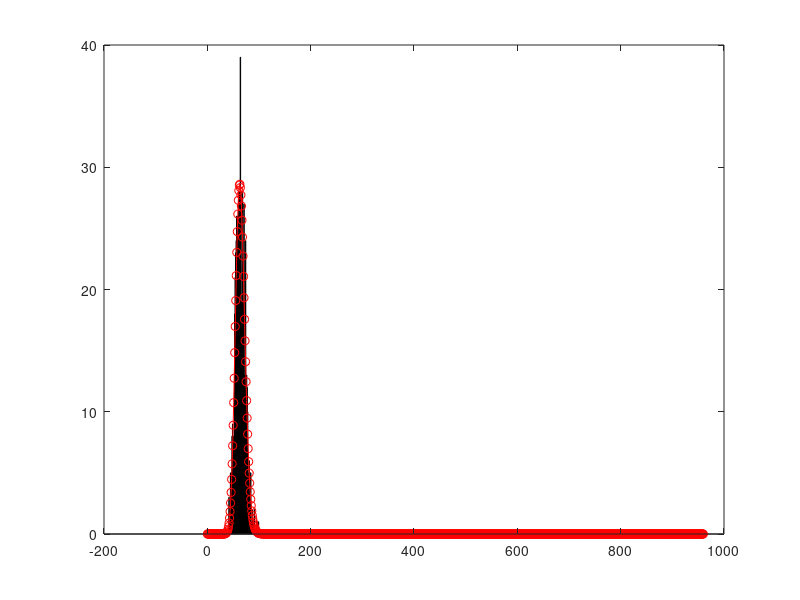
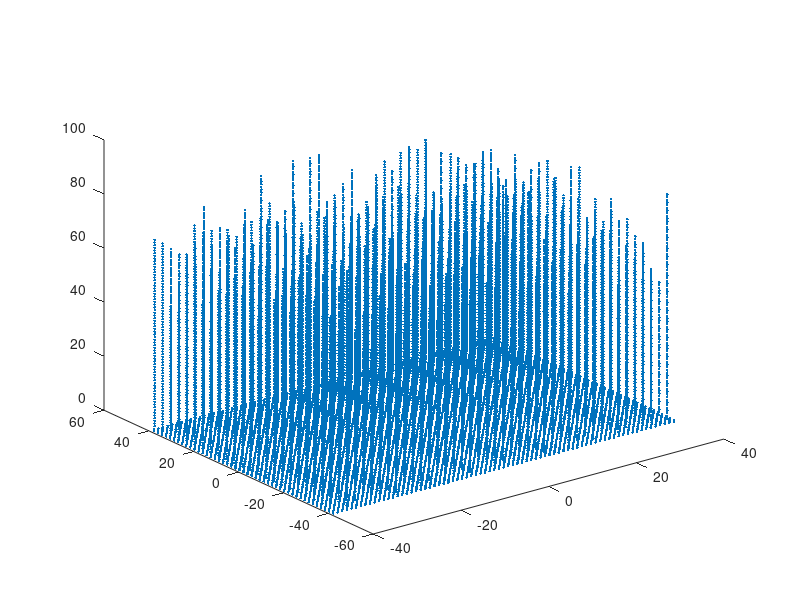

Write the MATLAB code that produced these figures, in order.

%
% make a read file for LAMMPS

clear; % clear all variables, RAM etc
clf; % clear (current) figure
tic
%numbers

Nmon1=2 %36;
Nmon2=64-Nmon1 %35;
Nmon3=0;


q=1;

Lz=290;

Nbrush = 1; %% TWO BRUSHES OR 1 ???

solventtype=0; %% no solvent (0), monomeric (1) or dimeric solvent (2)

if ((solventtype ~=1) && (solventtype ~= 0) && (solventtype ~= 2)) 
    solventtype
    fprintf('Choose value 0 (none), 1 (monomeric) or 2 (dimeric) for solventtype!\n'); 
    return;
end   

%%% gut: "factor" ist quadrat einer natuerlichen zahl oder
%%% eines bruchs natürlicher zahlen
factor=1; %4   %16/9; %25/9; %4; %% increase initial density by this factor

%Nmontot=Nmon1+Nmon2*2+Nmon3*4;
Nmontot=Nmon1+Nmon2*q%+Nmon3*4
%return

%return
%sigma=0.075 %0.0;5 %grafting density
sigma_final=0.100 %0.025 %2
sigma=sigma_final/factor

if ((Nbrush ~=1) && (Nbrush ~= 2)) 
    Nbrush
    fprintf('Choose value 1 or 2 for Nbrush!\n'); 
    return;
end   

if (Nmon1==0)
    fprintf('At least one monomer of stem polymer needed! (Nmon1 ~= 0 necessary)\n'); 
    return;
end    

if (((Nmon1 == 0) && (Nmon2 ~= 0)) | ((Nmon1 == 0) && (Nmon3 ~= 0)) | ((Nmon2 == 0) && (Nmon3 ~= 0)))
    fprintf('Lower generations of branching should exist before generating higher generations!\n'); 
    return;
end

rho=0.85;
Lz_final=12.0; %100.00  %12.0%17.5;

Lz_final1= 12.0
Lz_final2= 14.25
Lz_final3= 17.5

%Lx_final=63;
%Ly_final=43.6476;

%Lx_init=70;
%Ly_init=50;


%% number of rows with atoms in respective dimension
%xrows=50; %120
%yrows=10; %24

%xrows=180;
%yrows=40;
%xrows=152*3/4;
%yrows=32*3/4;

%xrows=102;
%yrows=36;

%xrows=118;
%yrows=27;

%xrows=152*3/4-10;
%yrows=32*3/4+5;
xrows=(152*3/4-14)*1.5
yrows=(32*3/4+6)*1.5

%return
 %xrows=30;
 %yrows=10;
nnn=xrows*yrows; %% number of lattice atoms

%% array to save coordinates of l21;attice 
b = struct('x',zeros(nnn,1),'y',zeros(nnn,1),'z',zeros(nnn,1));

%% increment of lattice 
dx=0.52500000;
dy=0.9093250000;
%dy=0.9093;

%% starting from zero
xstart=0;
ystart=0;
zstart=0;

%% calculating coordinates for lattice atoms
index=1;
for i=1:xrows
    for j=1:yrows
        b.x(index)=xstart+(i-1)*dx;
        b.y(index)=ystart+(j-1)*2*dy+mod(i+1,2)*dy;
        b.z(index)=zstart;
        index=index+1;
    end
end

%% make it symmetrical around zero in x and y
b.x(:)=b.x(:)-xrows*dx/2;
b.y(:)=b.y(:)-yrows*dy;

%% determine lattice size in x and y
xmin=min(b.x);
xmax=max(b.x);

ymin=min(b.y);
ymax=max(b.y);

%% calculate box size (adding increment so, that it can be used in period boundary conditions)
% xbox=xmax-xmin+dx
% ybox=ymax-ymin+dy
% nnn

Lx=xmax-xmin+dx
Ly=ymax-ymin+dy
Nc = floor(sigma*Lx*Ly*factor)+1

 Nc = Nc -1 + 0
%Nc = floor(sigma*Lx_final*Ly_final*factor)+1
%Nc=2
graftingpoints = zeros(2*Nc,2);
graftingcoords = zeros(2*Nc,2);



%% if we have Nc (number of chains in total)
%% we can sample from the Schulz-Zimm (SZ) distribution
%% to get a polydisperse distribution of chains

%% first, define the parameters of the SZ-d.

K = 50
polyd = 1 + 1/K;
Nn = Nmon2+Nmon1 % e.g. 128


%% plot the function
%my_x = [0:0.1:300]
my_x = [0:1:15*Nn];

%% Schulz-Zimm  - there is a problem with the gamma function here
SZ =   K.^K  * my_x.^(K-1) / (gamma(K) * Nn.^(K))  .* exp(-1.0 * K * my_x / Nn);
%SZ_0 = K.^K  * my_x.^(K-1) / (Nn.^(K))  .* exp(-1.0 * K * my_x / Nn)
%SZ_0 = K.^K  * my_x.^(K-1) / (gamma(K) * Nn.^(K))
%SZ_1 = exp(-1.0 * K * my_x / Nn)

%my_gammaln = gammaln(K)



sum(SZ);

%SZ_c = round(SZ*Nc*0) % discretized SZ distribution with integral = Nc

%Nc = 60000

lll = 0
while (lll <  10000)

%SZ_c = round(SZ*Nc*0.15); % discretized SZ distribution with integral = Nc 
SZ_c = zeros(1,length(my_x));




%% lets get this by pulling random numbers according to the SZ distr. above
%SZ_c_rd = zeros(1,2*Nn);

%length(my_x)
%length(SZ_c_rd)
SZ_c_sum = sum(SZ_c);
SZ_c_diff = Nc - sum(SZ_c);
%return

if Nc - sum(SZ_c) > 0
   SZ_c(Nn) = SZ_c(Nn) + 1 ; 
end


if Nc - sum(SZ_c) > 0
    for iii = 1:Nc-sum(SZ_c)
        jjj = 0;
        while (jjj < 100000)
            new_N = floor((length(my_x)) * rand);
            ctrl_rn = rand;
            if (ctrl_rn < SZ(new_N+1))
                SZ_c(new_N+1) = SZ_c(new_N+1) + 1;
                break
            else
                jjj = jjj + 1;
            end
        end
    end    
end

SZ_c_sum = sum(SZ_c);




%plot(my_x, SZ)
%hold on
%bar(my_x, SZ_c)



% compare 1st, 2nd and 3rd moment of discreze SZ_c and real Schulz-Zimm

% 1st moment "real" SZ 
SZ_1 = Nn;
SZ_1_alt = sum(my_x .* (SZ*Nc)/sum(Nc*SZ)); 

% 1st moment discrete SZ here
SZ_c_1 = sum(my_x .* SZ_c/sum(SZ_c));

dev_1 = (SZ_1 - SZ_c_1)/SZ_1 * 100.;
dev_1_alt = (SZ_1_alt - SZ_c_1)/SZ_1_alt * 100.;
%return

% 2nd moment "real" SZ
SZ_2 = Nn*Nn * (K+1)/K;
SZ_2_alt = sum((my_x.^2) .* (SZ*Nc)/sum(Nc*SZ)); 

% 2nd moment discrete SZ
SZ_c_2 = sum((my_x.^2) .* SZ_c/sum(SZ_c));

dev_2 = (SZ_2 - SZ_c_2) / SZ_2 * 100.;
dev_2_alt = (SZ_2_alt - SZ_c_2)/SZ_2_alt * 100.;

% 3rd moment "real" SZ
SZ_3 = Nn*Nn*Nn *((K+1) * (K+2))/(K*K);
SZ_3_alt = sum((my_x.^3) .* (SZ*Nc)/sum(Nc*SZ)); 

% 3rd moment "discrete" SZ
SZ_c_3 = sum( (my_x.^3) .* SZ_c/sum(SZ_c) );

dev_3 = (SZ_3 - SZ_c_3) / SZ_3 * 100.;
dev_3_alt = (SZ_3_alt - SZ_c_3)/SZ_3_alt * 100.;

% 4th moment "real" SZ
SZ_4 = Nn*Nn*Nn*Nn * ((K+1)*(K+2)*(K+3))/(K*K*K);
SZ_4_alt = sum((my_x.^4) .* (SZ*Nc)/sum(Nc*SZ)); 

% 4th moment discrete SZ
SZ_c_4 = sum( (my_x.^4) .* SZ_c/sum(SZ_c) );

dev_4 = (SZ_4 - SZ_c_4) / SZ_4 * 100.;
dev_4_alt = (SZ_4_alt - SZ_c_4)/SZ_4_alt * 100.;


%if (abs(dev_1) <= 1.0) & (abs(dev_2) <= 1.0) & (abs(dev_3) <= 1.0) & (abs(dev_4) <= 1.0);
%if (abs(dev_1) <= 1.0) & (abs(dev_2) <= 1.0) & (abs(dev_3) <= 1.0) & (sum(SZ_c) == Nc);
%if (abs(dev_1_alt) <= 1.0) & (abs(dev_2_alt) <= 1.0) & (abs(dev_3_alt) <= 1.0) & (abs(dev_4_alt) <= 1.0) & (sum(SZ_c) == Nc) ;
if (abs(dev_1_alt) <= 1.0) & (abs(dev_2_alt) <= 1.0) & (abs(dev_3_alt) <= 1.0) & (abs(dev_4_alt) <= 1.0) & (sum(SZ_c) == Nc) &  (abs(dev_1) <= 1.0) & (abs(dev_2) <= 1.0) & (abs(dev_3) <= 1.0) & (abs(dev_4) <= 1.0);
%if (abs(dev_1_alt) <= 1.0) & (abs(dev_2_alt) <= 1.0) & (abs(dev_3_alt) <= 1.0) & (sum(SZ_c) == Nc) ;
    break
else
    lll=lll+1;
end

end

sum(SZ*Nc)
sum(SZ_c)

% weight averaged chain length
Nw = Nn * (K+1)/K
Nw_c = sum( (my_x.^2) .* SZ_c/sum(SZ_c)) / sum( my_x .* SZ_c/sum(SZ_c))

Nw_over_Nn = Nw / Nn
Nw_c_over_Nn_c = Nw_c / SZ_c_1

figure(1);
clf;
bar(my_x, SZ_c)
hold on
plot(my_x, SZ*Nc, 'r-o')


%% print the distribution out as well into a file

distr_fn= strcat('Schulz_Zimm_Nc',num2str(Nc),'_Navg', num2str(Nmon1+Nmon2), '_sig', num2str(sigma), '_K', num2str(K), '.txt')

fid3 = fopen(distr_fn,'wt');
%fprintf(fid2,'LAMMPS Description of a Polymer Brush with branched Chains\n');
%fprintf(fid2,'branched brush: rho %1.1f final wall distance %3.2f compress for %7.1f steps at t_lj=%2.3f and velocity per wall=%2.3f\n',rho,Lz_final,compress_steps,tlj,vel_per_wall);
fprintf(fid3,'#Polydisperse brush: N_chains = %i, N_avg = %i, sigma = %3.5f K = %3.5f, 1 + 1/K = %3.5f\n',Nc,Nn, sigma,K,polyd);
fprintf(fid3,'#N SZ_sampled SZ_ideal SZ_ideal*Nchains\n');
for blabb = 1:length(my_x)
    fprintf(fid3,'%i %i %3.5f %3.5f\n',my_x(blabb), SZ_c(blabb), SZ(blabb), SZ(blabb)*Nc);
end
fclose(fid3);
%fclose('all');
clear fid3;


%return

%SZ_c_diff = sum(SZ_c) - Nc % some difference is there, either too many or to few




%return


gen=0
if (Nmon2==0)
    gen=1;
elseif ((Nmon2 ~= 0) && (Nmon3 == 0))
    gen=2;
elseif (Nmon3 ~= 0)
    gen=3;
end;

filename = strcat('Poly_Ab_', num2str(Nmon1+Nmon2), '_', num2str(sigma), '_K', num2str(K))
count1=0;
count2=0;
Nangles = 0;
Ndih = 0;
Nimp = 0;





%%%% THIS CALCULATES THE AMOUNT OF SOLVENT PARTICLES FOR A DENSITY OF 0.8

if (solventtype == 2)
    N_solv=floor((rho*Lx*Ly*(Lz_final+2*2^(1/6))-Nmontot*Nc*Nbrush)/2)+1;
elseif (solventtype == 1)   
    N_solv=floor((rho*Lx*Ly*(Lz_final+2*2^(1/6))-Nmontot*Nc*Nbrush)/2)+1;
    %N_solv=2*N_solv;
elseif (solventtype == 0)       
    N_solv=0
end
    
if (Nbrush==1)
    N_solv=0
end


if (Nbrush==1)
    Tatoms = 8;
elseif (Nbrush==2)
    Tatoms = 17;
    if (N_solv == 0)
        Tatoms = Tatoms-1 ;
    end;
    %if (gen == 1)
    %    Tatoms = Tatoms-2 ;
end;

Tbonds = 1;
Tangles = 0;
Tdih = 0;
Timp = 0;


Lx=Lx*sqrt(factor);
Ly=Ly*sqrt(factor);


%Nmontot = sum(my_x .* SZ_c)

%return

%% from chain length distribution generate array of chain lengths and
%% then randomize them
Nmonchain_all = []

for my_idx = [1:1:length(my_x)]
    if SZ_c(my_idx) > 0
       for hhh = [1:1:SZ_c(my_idx)]
           Nmonchain_all = [Nmonchain_all, my_x(my_idx)];
       end
    end
end

%plot([1:length(Nmonchain_all)], Nmonchain_all, 'r-o')

% shuffle randomly
Nmonchain_all = Nmonchain_all(randperm(length(Nmonchain_all)));
%Nmonchain_all = Nmonchain_all(randperm(length(Nmonchain_all)));
%Nmonchain_all = Nmonchain_all(randperm(length(Nmonchain_all)));
%Nmonchain_all(randperm(length(Nmonchain_all)));
%Nmonchain_all(randperm(length(Nmonchain_all)));
%Nmonchain_all(randperm(length(Nmonchain_all)));

%% next aim:
%% swap one element with N = Nn with another chain located at the middle

%% 1st task: find an element with N = Nn
Nn_elements = find(Nmonchain_all == Nn) % indices of these elements
%Nmonchain_all(Nn_elements) % check that they all have N = Nn
my_Nn_element = Nn_elements(randperm(length(Nn_elements),1)) % pick one at random


%% 2nd task: find the middle position on the grid + the element there
%% best is to just guess a few times and then compare later
my_middle_element = floor(Nc/2) + 1%323

%% swap the two elements = x([i j]) = x([j i])
Nmonchain_all([my_Nn_element my_middle_element]) = Nmonchain_all([my_middle_element my_Nn_element])


%hold on
%plot([1:length(Nmonchain_all)], Nmonchain_all, 'b-o')

%return 

%ztot=zeros(Nbrush*Nmontot*Nc,3);%zeros(Nmon1+2*Nmon2,3);
ztot=zeros(Nbrush * sum(my_x .* SZ_c),3) 
type=zeros(90000,1);

for NB=1:Nbrush;
    
    ugrid=zeros(floor(Ly+1),floor(Lx+1));
    lgrid=zeros(floor(Ly+1),floor(Lx+1));
    size(lgrid)
    Ngrid=floor(Ly+1)*floor(Lx+1);
    sc=2^(1/6);
    mz=min(b.z)+sc;
    z=zeros(Nmontot,3);%zeros(Nmon1+2*Nmon2,3);
    kk1=0;kk2=0;
    v=z;
    nn=zeros(90000,3); %%% information on jumping over boundary conditions
    %lower brush coordinates
    
    
    Lx
    Ly
    area=Lx*Ly
    ratio=Lx/Ly
    sqrtNc=sqrt(Nc)
    xgrid=round(sqrtNc*ratio)+4 %-3 %floor(sqrtNc*ratio)
    ygrid=round(sqrtNc/ratio)-3 %+5 %floor(sqrtNc/ratio)
    Nc
    myNc = xgrid*ygrid
    xinc=Lx/xgrid;
    yinc=Ly/ygrid;
    %xgridfloor((myNc-Nc)/2)
    %return
    gridcounter=0
    Nmon1_old = Nmon1
    Nmon2_old = Nmon2
    Nsofar = 0

        for nchains=1:Nc %Nc
            ready = false;
            count=0;
            while ~ready
                count=count+1;
                if (count > 10000)
                    fprintf('Cannot fit polymers on grid. Choose a smaller Nc.\n');
                    return;
                end
                nchains;
                
                jj = (nchains-1)+1-gridcounter*xgrid;
                ii = gridcounter+1;
                if (nchains == xgrid*(gridcounter+1))
                    gridcounter = gridcounter+1;
                end    
                ready=1;
                %return

            end  
            
            
            %get the current chain length
            Nmontot = Nmonchain_all(nchains);
            %Nsofar = 0
            
            %get new Nmon1 and Nmon2
            if Nmontot == 0
                Nmon1 = 0;
                Nmon2 = 0;
                %kk1=kk1+1;
                %graftingpoints(kk1,2) = ii;
                %graftingpoints(kk1,1) = jj;
                %graftingcoords(kk1,1) = (jj-1)*xinc-Lx/2+1+xinc/4; %z(Nsofar+1,2);
                %graftingcoords(kk1,2) = (ii-1)*yinc-Ly/2+1+yinc/4+mod(jj,2)*yinc/2;%z(Nsofar+1,1);                
                "Zero"
                continue
            
            %return
            elseif Nmontot == 1
                Nmon1 = 1;
                Nmon2 = 0;
            elseif Nmontot >= 2
                Nmon1 = 2;
                Nmon2 = Nmontot-2;
            end

            
            
            kk1=kk1+1;
            %z((kk1-1)*Nmontot+1:Nmon1+(kk1-1)*Nmontot,2)=(ii-1)*yinc-Ly/2+1+yinc/4+mod(jj,2)*yinc/2; %; %y coord of polymer
            %z((kk1-1)*Nmontot+1:Nmon1+(kk1-1)*Nmontot,1)=(jj-1)*xinc-Lx/2+1+xinc/4; %+mod(ii,2)*xinc/2; %x coord of polymer
            %z((kk1-1)*Nmontot+1:Nmon1+(kk1-1)*Nmontot,3)=mz-1+[1:Nmon1];  % z coord of polymer
            z(Nsofar+1:Nmon1+Nsofar,2)=(ii-1)*yinc-Ly/2+1+yinc/4+mod(jj,2)*yinc/2; %; %y coord of polymer
            z(Nsofar+1:Nmon1+Nsofar,1)=(jj-1)*xinc-Lx/2+1+xinc/4; %+mod(ii,2)*xinc/2; %x coord of polymer
            z(Nsofar+1:Nmon1+Nsofar,3)=mz-1+[1:Nmon1];  % z coord of polymer
            
            
            graftingpoints(kk1,2) = ii;
            graftingpoints(kk1,1) = jj;
            
            if (Nmon2 > 0) % erste Ordnung Verzweigung
                
                        for yy=1:q
                            yy;
                            z(Nsofar+Nmon1+1+(yy-1)*Nmon2:Nsofar+Nmon1+yy*Nmon2,1)=(jj-1)*xinc-Lx/2+1+xinc/4; %+mod(ii,2)*xinc/2; %+ 0.9*cos((yy-1)/q*2*pi);  %jj-Lx/2+0.9*cos((yy-1)/q*2*pi);                
                            z(Nsofar+Nmon1+1+(yy-1)*Nmon2:Nsofar+Nmon1+yy*Nmon2,2)=(ii-1)*yinc-Ly/2+1+yinc/4+mod(jj,2)*yinc/2; %+0.9*sin((yy-1)/q*2*pi);  %ii-Ly/2+0.9*sin((yy-1)/q*2*pi);%+rl;
                            z(Nsofar+Nmon1+1+(yy-1)*Nmon2:Nsofar+Nmon1+yy*Nmon2,3)=mz+Nmon1-1+[1:Nmon2]; %mz+Nmon1-1.5+[1:Nmon2];

                        end
                        

            end
            
            
            
            
         
%type(1:Nmontot*Nc*NB)=1;            

%middle
type(Nsofar + 1:Nsofar +Nmontot) = 2 + mod(NB+1,2)*6;

%  end
type(Nsofar + Nmontot)  = 3 + mod(NB+1,2)*6;


% head
%type(Nmontot*Nc*(NB-1)+(kk1-1)*Nmontot+1,1)=1 + mod(NB+1,2)*6;             
type(Nsofar + 1) = 1 + mod(NB+1,2)*6;

% upper bulk   
%type(Nmontot*Nc*(NB-1)+(kk1-1)*Nmontot+Nmon1+1:Nmontot*Nc*(NB-1)+(kk1-1)*Nmontot+Nmon1+q*Nmon2,1)= 4+mod(NB+1,2)*6; 
%type(Nmontot*Nc*(NB-1)+(kk1-1)*Nmontot+Nmon1+1:Nmontot*Nc*(NB-1)+(kk1-1)*Nmontot+Nmon1+q*Nmon2,1)= 2+mod(NB+1,2)*6;

% lower bulk
%type(Nmontot*Nc*(NB-1)+(kk1-1)*Nmontot+2:Nmontot*Nc*(NB-1)+(kk1-1)*Nmontot+Nmon1,1)=2 + mod(NB+1,2)*6;
%type(Nmontot*Nc*(NB-1)+(kk1-1)*Nmontot+2:Nmontot*Nc*(NB-1)+(kk1-1)*Nmontot+Nmon1,1)=2 + mod(NB+1,2)*6;

% middle monomer
%type(Nmontot*Nc*(NB-1)+(kk1-1)*Nmontot+Nmon1,1)=2 + mod(NB+1,2)*6; 




% end
%type(Nmontot*Nc*(NB-1)+kk1*Nmontot,1)=5 + mod(NB+1,2)*6;            
%type(Nmontot*Nc*(NB-1)+(kk1-1)*Nmontot+Nmon1+Nmon2:Nmon2:Nmontot*Nc*(NB-1)+(kk1-1)*Nmontot+Nmon1+Nmon2*q,1)=3 + mod(NB+1,2)*6; 

        
            %z((kk1-1)*Nmontot+1:kk1*Nmontot,1)=z((kk1-1)*Nmontot+1:kk1*Nmontot,1)-1;
            %z((kk1-1)*Nmontot+1:kk1*Nmontot,2)=z((kk1-1)*Nmontot+1:kk1*Nmontot,2)-1;
           % z((kk1-1)*Nmontot+1:kk1*Nmontot,1)=z((kk1-1)*Nmontot+1:kk1*Nmontot,1)-1;
           % z((kk1-1)*Nmontot+1:kk1*Nmontot,2)=z((kk1-1)*Nmontot+1:kk1*Nmontot,2)-1;
            z(Nsofar+1:Nsofar+Nmontot,1)=z(Nsofar+1:Nsofar+Nmontot,1)-1;
            z(Nsofar+1:Nsofar+Nmontot,2)=z(Nsofar+1:Nsofar+Nmontot,2)-1;
            
            graftingcoords(kk1,1) = z(Nsofar+1,2);
            graftingcoords(kk1,2) = z(Nsofar+1,1);

               %type((kk1)*Nmontot-1,1)=4; 
               
            Nsofar = Nsofar + Nmontot;
        end
        %return
        
        % second brush on top
        %ztot(Nmontot*Nc*(NB-1)+1:NB*Nmontot*Nc,1:2)=z(1:Nmontot*Nc,1:2);
        %ztot(Nmontot*Nc*(NB-1)+1:NB*Nmontot*Nc,3)=z(1:Nmontot*Nc,3)*(-1)^(mod(NB+1,2))+ mod(Nbrush+1,2)*Lz/2*(-1)^(mod(NB,2));
        ztot(Nsofar*(NB-1)+1:Nsofar*NB, 1:2) = z(1:Nsofar,1:2);
        ztot(Nsofar*(NB-1)+1:Nsofar*NB, 3) = z(1:Nsofar,3)*(-1)^(mod(NB+1,2))+ mod(Nbrush+1,2)*Lz/2*(-1)^(mod(NB,2));
end


%return
%%% GENERATE SOLVENT MOLECULES



y=zeros(2,3);
xjump=0;
yjump=0;
zjump=0;
nlayers=0;
for i=1:N_solv
        y((i-1)*2+1:i*2,1) = -Lx/2 + [1:2] + xjump +0.2;
        y((i-1)*2+1:i*2,2) = -Ly/2 + yjump+0.2;
        y((i-1)*2+1:i*2,3) = zjump;
        xjump=xjump+3;
        if (xjump > Lx-1)
            yjump=yjump+2;
            xjump=0;
        end
        if (yjump > Ly-1)
            yjump=0;
            nlayers=nlayers+1;
            zjump=zjump + 3*nlayers*(-1)^(nlayers+1);
        end
%         if (zjump == 6)
%             yjump=0
%             zjump=zjump-9;
%         end        
end;


Lx=Lx/sqrt(factor);  %%% back to original size
Ly=Ly/sqrt(factor);  %%% back to original size


typeA= Nbrush * sum(my_x .* SZ_c); %Nbrush*Nc*(Nmontot);
typeS = 2*N_solv;

type(typeA+1:typeA+typeS)=17;  % type of solvent

%typeA=(kk1+kk2)*(Nmontot);    % # of monomers in the brush (includes grafted heads)
typeA1=Nbrush*(Nmontot-1)*Nc;
typeB1=Nbrush;
%typeS = 2*N_solv;


%x=zeros(size(z,1)+typeS+number1/2,3);
x=zeros(size(ztot,1)+typeS+nnn*Nbrush,3);


%number3=size(z,1)+number1/2+typeS; %size(z,1)+number1+typeS;
number3=size(ztot,1)+nnn*Nbrush+typeS;

xcorrection=floor(Lx*sqrt(factor)+1)/Lx; %floor(Lx*sqrt(factor)+1)/sqrt(factor)/Lx
ycorrection=floor(Ly*sqrt(factor)+1)/Ly; %floor(Ly*sqrt(factor)+1)/sqrt(factor)/Ly

xcorrection=1.0;
ycorrection=1.0;

% z(:,1)=z(:,1)./sqrt(factor)/xcorrection; %%% rescale x and y coordinates in case of stretching system
% z(:,2)=z(:,2)./sqrt(factor)/ycorrection;
ztot(:,1)=ztot(:,1)./xcorrection; %%% rescale x and y coordinates in case of stretching system
ztot(:,2)=ztot(:,2)./ycorrection;

x(1:typeA,1:3)=ztot;

% x(1:typeA,1:3)
% size(x)
% number3-typeA
% number1/2

if (N_solv > 0)
    x(typeA+1:typeA+typeS,1:3)=y;
end

% size(z)
% size(a.x)
% size(x)

x(typeA+typeS+1:typeA+typeS+nnn,1)=b.x;
x(typeA+typeS+1:typeA+typeS+nnn,2)=b.y;
x(typeA+typeS+1:typeA+typeS+nnn,3)=b.z-Lz/2*mod(Nbrush+1,2);

if (Nbrush == 2)
    x(typeA+typeS+nnn+1:typeA+typeS+Nbrush*nnn,1)=b.x;
    x(typeA+typeS+nnn+1:typeA+typeS+Nbrush*nnn,2)=b.y;
    x(typeA+typeS+nnn+1:typeA+typeS+Nbrush*nnn,3)=b.z+Lz/2;
end


type(typeA+typeS+1:typeA+typeS+nnn) = 4;    % lower wall
if (Nbrush == 2)
    type(typeA+typeS+nnn+1:typeA+typeS+Nbrush*nnn) = 12;    % upper wall
end
%type(typeA+typeS+number1/2+1:typeA+typeS+number1) = 8;    % upper wall

vel_per_wall=0.01;
tlj=0.0025;
Lzbegin=Lz;
compress_steps = (Lzbegin-(Lz_final+2*2^(1/6)))/(vel_per_wall*tlj*2);

compress_steps1 = (Lzbegin-(Lz_final1+2*2^(1/6)))/(vel_per_wall*tlj*2);
compress_steps2 = (Lzbegin-(Lz_final2+2*2^(1/6)))/(vel_per_wall*tlj*2);
compress_steps3 = (Lzbegin-(Lz_final3+2*2^(1/6)))/(vel_per_wall*tlj*2);


lmp_filename=strcat(filename, 'huge.data');

fid2 = fopen(lmp_filename,'wt');
%fprintf(fid2,'LAMMPS Description of a Polymer Brush with branched Chains\n');
fprintf(fid2,'branched brush: rho %1.1f final wall distance %3.2f compress for %7.1f steps at t_lj=%2.3f and velocity per wall=%2.3f\n',rho,Lz_final,compress_steps,tlj,vel_per_wall);
fprintf(fid2,'\n');

Natoms = number3;
N_solv;

%% update this here, too

if (solventtype == 2)
    %Nbonds = Nbrush*Nc*(Nmontot-1)+N_solv       %% f�r 2-fach Verzweigung ist es Nmontot-1    %(kk1+kk2)*(Nmontot-1)+N_solv
    %Nbonds = Nbrush * sum((my_x -1) .* SZ_c) + Nsolv;
    Nbonds = Nbrush * sum((my_x(2:end) -1) .* SZ_c(2:end)) + Nsolv;
else
    %Nbonds = Nbrush * sum((my_x -1) .* SZ_c);     %Nbrush*Nc*(Nmontot-1)
    Nbonds = Nbrush * sum((my_x(2:end) -1) .* SZ_c(2:end));
end

fprintf(fid2,'%d atoms\n',Natoms);
fprintf(fid2,'%d bonds\n',Nbonds);
fprintf(fid2,'%d angles\n',Nangles);
fprintf(fid2,'%d dihedrals\n',Ndih);
fprintf(fid2,'%d impropers\n',Nimp);
fprintf(fid2,'\n');
       
fprintf(fid2,'%d atom types\n',Tatoms);
fprintf(fid2,'%d bond types\n',Tbonds);
fprintf(fid2,'%d angle types\n',Tangles);
fprintf(fid2,'%d dihedral types\n',Tdih);
fprintf(fid2,'%d improper types\n',Timp);
fprintf(fid2,'\n');

%Box measurements
%for periodic systems this is box size
%for non-periodic it is min/max extent of atoms
fprintf(fid2,'%6.5f %6.5f xlo xhi\n',-Lx/2, Lx/2);
fprintf(fid2,'%6.5f %6.5f ylo yhi\n',-Ly/2, Ly/2);
%fprintf(fid2,'%6.5f %6.5f zlo zhi\n',-Lz/2, Lz/2);
%fprintf(fid2,'%6.5f %6.5f zlo zhi\n',0.00-mod(Nbrush+1,2)*Lz/2-3, Lz-mod(Nbrush+1,2)*Lz/2+3);
fprintf(fid2,'%6.5f %6.5f zlo zhi\n',0.00-mod(Nbrush+1,2)*Lz/2-3, my_x(find(SZ_c,1,'last'))-mod(Nbrush+1,2)*Lz/2+3);
fprintf(fid2,'\n');
%Masses

 % 1 mass
 % ...
 % N mass                           (N = # of atom types)

 %Masses - same number as atom types
fprintf(fid2,'Masses\n');
fprintf(fid2,'\n'); 
fprintf(fid2,'%d %1.2f\n',1, 1.0);
fprintf(fid2,'%d %1.2f\n',2, 1.0);
fprintf(fid2,'%d %1.2f\n',3, 1.0);
fprintf(fid2,'%d %1.2f\n',4, 1.0);
fprintf(fid2,'%d %1.2f\n',5, 1.0);
fprintf(fid2,'%d %1.2f\n',6, 1.0);
if (Tatoms >= 7)
fprintf(fid2,'%d %1.2f\n',7, 1.0);
end;
if (Tatoms >= 8)
fprintf(fid2,'%d %1.2f\n',8, 1.0);
end;
if (Tatoms >= 9)
    fprintf(fid2,'%d %1.2f\n',9, 1.0);
end;
if (Tatoms >= 10)
    fprintf(fid2,'%d %1.2f\n',10, 1.0);
end;
if (Tatoms >= 11)
    fprintf(fid2,'%d %1.2f\n',11, 1.0);
end;
if (Tatoms >= 12)
    fprintf(fid2,'%d %1.2f\n',12, 1.0);
end;
if (Tatoms >= 13)
    fprintf(fid2,'%d %1.2f\n',13, 1.0);
end;
if (Tatoms >= 14)
    fprintf(fid2,'%d %1.2f\n',14, 1.0);
end;
if (Tatoms >= 15)
    fprintf(fid2,'%d %1.2f\n',15, 1.0);
    
end;
if (Tatoms >= 16)
    fprintf(fid2,'%d %1.2f\n',16, 1.0);
end;
if (Tatoms >= 17)
    fprintf(fid2,'%d %1.2f\n',17, 1.0);
end;
fprintf(fid2,'\n');
 

%Atoms
% n molecule-tag atom-type q x y z nx ny nz
fprintf(fid2,'Atoms\n');
fprintf(fid2,'\n'); 
%molec_dummy = 1;
molec_dummy = 1; % counts consecutive, jumps over chains of length 0
molec_counter = 0; % counts til Nc
%atom_dummy = 1;
type_dummy = 1;
%number3
%typeB1*Nmon
%typeA/Nmon*(Nmon-1)


% save resids of molecules with length 0 and 1 to check if this stuff works
ids_0 = [];
ids_1 = [];

Nsofar = 0;


Nmontot = 0; %Nmonchain_all(molec_dummy);
while Nmontot == 0
    %molec_dummy = molec_dummy;
    molec_counter = molec_counter +1;
    Nmontot = Nmonchain_all(molec_counter);
    if Nmontot == 0
        "ZERO"
        ids_0 = [ids_0, molec_dummy]
    end
end

for i=1:number3
    %fprintf(fid2,'%i %i %i %6.5f %6.5f %6.5f %i %i %i\n',i, molec_dummy, type(i), x(i,1),x(i,2),x(i,3),nn(i,1),nn(i,2),nn(i,3));
    fprintf(fid2,'%i %i %i %6.5f %6.5f %6.5f\n',i, molec_dummy, type(i), x(i,1),x(i,2),x(i,3));
    if (Nmontot == 0)
        molec_dummy = molec_dummy -1;
    end
    
    %if ((mod(i,Nmontot) == 0) && (i < typeA+1))
    if ((i >= Nsofar+Nmontot) && (i < typeA+1))    
        molec_dummy = molec_dummy + 1;
        molec_counter = molec_counter +1;
        Nsofar = Nsofar + Nmontot;
        if molec_counter <= length(Nmonchain_all)
            Nmontot = Nmonchain_all(molec_counter);
            if Nmontot == 0
                "zzzero"
                ids_0 = [ids_0, molec_dummy]
                %return
            elseif Nmontot == 1
                "ooone"
                ids_1 = [ids_1, molec_dummy]
            end
        end
    end
    
    if (solventtype == 2)
        if ((i > typeA) && (i < typeA+typeS+1) && (mod(i-Nmontot,2)==0))
            molec_dummy = molec_dummy + 1;
        end
    elseif (solventtype == 1)
        if ((i > typeA) && (i < typeA+typeS+1))
            molec_dummy = molec_dummy + 1;
        end     
    end
    
    if (i > typeA+typeS) 
        molec_dummy = molec_dummy + 1;
    end
end
fprintf(fid2,'\n');

% Velocities if needed

% Bonds
% n bond-type atom-1 atom-2
fprintf(fid2,'Bonds\n');
fprintf(fid2,'\n');
bond_index = 1;
bond_type = 1;
%for i=1:typeA/Nmon1
%      for j=1:Nmon1-1
%         fprintf(fid2,'%i %i %i %i\n',bond_index, bond_type, (i-1)*Nmon1+j,(i-1)*Nmon1+j+1);
%         bond_index = bond_index + 1;
%      end
%end




Nsofar = 0;
for i=1:Nc*Nbrush% loop over polymer chains
    %for j=1:Nmontot-1 % loop over
    Nmontot=Nmonchain_all(i);
    
     if Nmontot == 0
         Nmon1 = 0;
         Nmon2 = 0;
         continue
     elseif Nmontot == 1
         Nmon1 = 1;
         Nmon2 = 0;
         Nsofar = Nsofar +1;
         continue
     elseif Nmontot >= 2
         Nmon1 = 2;
         Nmon2 = Nmontot-2;
     end
    
    for j=1:Nmon1-1
        %1stgen and middle arm
        %if (j < Nmon1)
            %fprintf(fid2,'%i %i %i %i\n', bond_index, bond_type, (i-1)*Nmontot+j,(i-1)*Nmontot+j+1);
            fprintf(fid2,'%i %i %i %i\n', bond_index, bond_type, Nsofar+j, Nsofar+j+1);
            bond_index = bond_index + 1;
        %end
    end
    for yy=1:q
        for j=1:Nmon2
        %for yy=1:q
            %2ndgen arms
            if (j == 1) %Nmon1+Nmon2*()
                fprintf(fid2,'%i %i %i %i\n', bond_index, bond_type, Nsofar+Nmon1,Nsofar+Nmon1+(yy-1)*Nmon2+j);
                bond_index = bond_index + 1;
            else
                fprintf(fid2,'%i %i %i %i\n', bond_index, bond_type, Nsofar+Nmon1+(yy-1)*Nmon2+j-1,Nsofar+Nmon1+(yy-1)*Nmon2+j);
                bond_index = bond_index + 1;
            end
            
            %end        
            %if ((j > Nmon1+Nmon2*(yy-1)) && (j < Nmon1+2*Nmon2))
            %    fprintf(fid2,'%i %i %i %i\n', bond_index, bond_type, (i-1)*Nmontot+j,(i-1)*Nmontot+j+1);
            %    bond_index = bond_index + 1;
            %end
        end 
    end
    
    Nsofar = Nsofar + Nmontot;
end    

if (solventtype == 2)
    for i=1:N_solv
          fprintf(fid2,'%i %i %i %i\n',bond_index, bond_type, typeA+(i-1)*2+1,typeA+(i-1)*2+2);
          bond_index = bond_index + 1;
    end
end

kk1;
kk2;

fclose(fid2);
%fclose('all');
clear fid2;


toc
figure(10)
clf;
plot3(x(:,1),x(:,2),x(:,3),'.')
% min(graftingcoords(:,1))
% min(graftingcoords(:,2))
% max(graftingcoords(:,1))
% max(graftingcoords(:,2))

density_after_compression = (Nc*Nmontot*2+N_solv*2)/(Lx*Ly*(Lz_final+2*2^(1/6)));
Lx;
Ly;
border=(Lz_final+2*2^(1/6))/2;
Lz_final;
Lz_final=Lz_final+2*2^(1/6);
v=0.01;
dt=0.0025;
csteps=(Lz-Lz_final)/(2*v*dt);


SIGMA_FINAL=Nc/(Lx*Ly)

SZ_c(1:2)
longest_chain = my_x(find(SZ_c,1,'last'))
